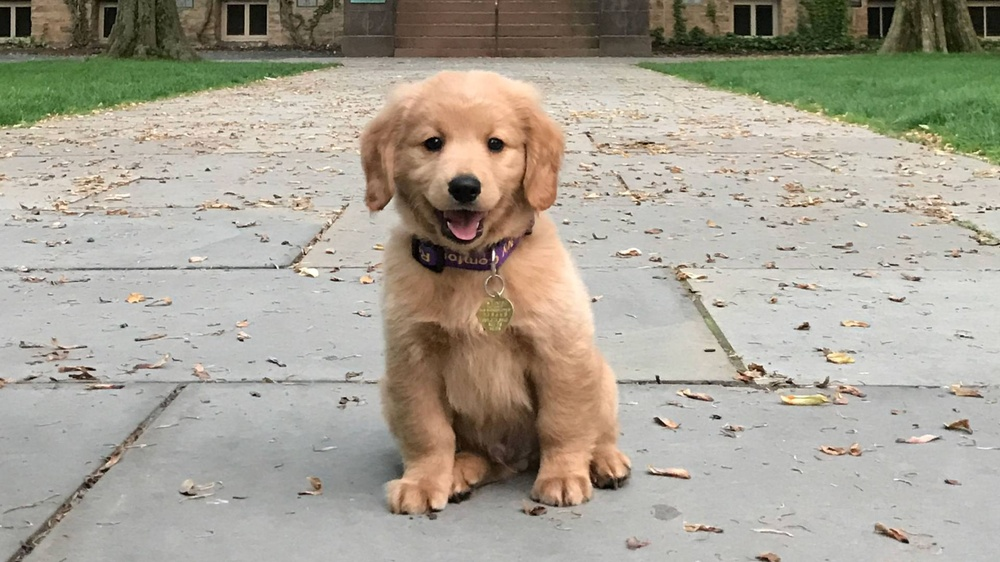
#> input picture images/KOA_Nassau_2697x1517.jpg, 1000 x 562 px, shrunk from 1920 x 1080 before the run
$ jupyter execute Lab3.ipynb   (older library calls are emulated)
#> lines starting #> are read from the running program, lines starting #| are printed output that depends on the picture; after the words box and inside, x2 and y2 are one past the last pixel; in counts of white or black regions, pixels touching at a corner belong together
[cell 1]
import cv2
import numpy as np
import matplotlib.pyplot as plt
from skimage.filters import gabor
from skimage.feature import local_binary_pattern
from sklearn.cluster import KMeans

[cell 2]
def display_image(image, title="Image"):
    plt.figure(figsize=(6, 6))
    plt.imshow(image, cmap='gray')
    plt.title(title)
    plt.axis("off")
    plt.show()

def sobel_edges(image):
    gray = cv2.cvtColor(image, cv2.COLOR_BGR2GRAY)
    sobel_x = cv2.Sobel(gray, cv2.CV_64F, 1, 0, ksize=3)
    sobel_y = cv2.Sobel(gray, cv2.CV_64F, 0, 1, ksize=3)
    sobel_combined = cv2.magnitude(sobel_x, sobel_y)  # Combine both edges
    return sobel_x, sobel_y, sobel_combined

def canny_edges(image, threshold1=100, threshold2=200):
    gray = cv2.cvtColor(image, cv2.COLOR_BGR2GRAY)
    edges = cv2.Canny(gray, threshold1, threshold2)
    return edges

def laplacian_filter(image):
    gray = cv2.cvtColor(image, cv2.COLOR_BGR2GRAY)
    laplacian = cv2.Laplacian(gray, cv2.CV_64F)
    return laplacian

def harris_corner_detector(image):
    gray = cv2.cvtColor(image, cv2.COLOR_BGR2GRAY)
    gray = np.float32(gray)
    corners = cv2.cornerHarris(gray, blockSize=2, ksize=3, k=0.04)
    image_with_corners = image.copy()
    image_with_corners[corners > 0.01 * corners.max()] = [0, 0, 255]  # Mark corners in red
    return image_with_corners

def sift_feature_extraction(image):
    gray = cv2.cvtColor(image, cv2.COLOR_BGR2GRAY)
    sift = cv2.SIFT_create()
    keypoints, descriptors = sift.detectAndCompute(gray, None)
    image_with_keypoints = cv2.drawKeypoints(image, keypoints, None)
    return image_with_keypoints, keypoints, descriptors

def gabor_texture_extraction(image):
    gray = cv2.cvtColor(image, cv2.COLOR_BGR2GRAY)
    frequency = 0.6
    theta = 0  # 0 degree angle
    gabor_filtered, _ = gabor(gray, frequency=frequency, theta=theta)
    return gabor_filtered

def lbp_feature_extraction(image):
    gray = cv2.cvtColor(image, cv2.COLOR_BGR2GRAY)
    lbp = local_binary_pattern(gray, P=8, R=1, method="uniform")
    return lbp

def extract_features_for_classification(image):
    _, _, sobel_features = sobel_edges(image)
    canny_features = canny_edges(image)
    laplacian_features = laplacian_filter(image)
    lbp_features = lbp_feature_extraction(image)
    feature_vector = np.stack([
        sobel_features, canny_features, laplacian_features, lbp_features
    ], axis=-1)  # Shape: (height, width, 4)
    reshaped_features = feature_vector.reshape(-1, 4)
    kmeans = KMeans(n_clusters=3, random_state=42)
    kmeans.fit(reshaped_features)
    clustered_features = kmeans.labels_.reshape(image.shape[:2])
    return clustered_features

[cell 3]
image = cv2.imread("../images/KOA_Nassau_2697x1517.jpg")
#> image is the input picture: shape (562, 1000, 3); mean B, G, R 148.8, 162.3, 168.1

# Sobel Edge Detection
sobel_x, sobel_y, sobel_combined = sobel_edges(image)
#> in sobel_edges, `gray = cv2.cvtColor(image, cv2.COLOR_BGR2GRAY)`:
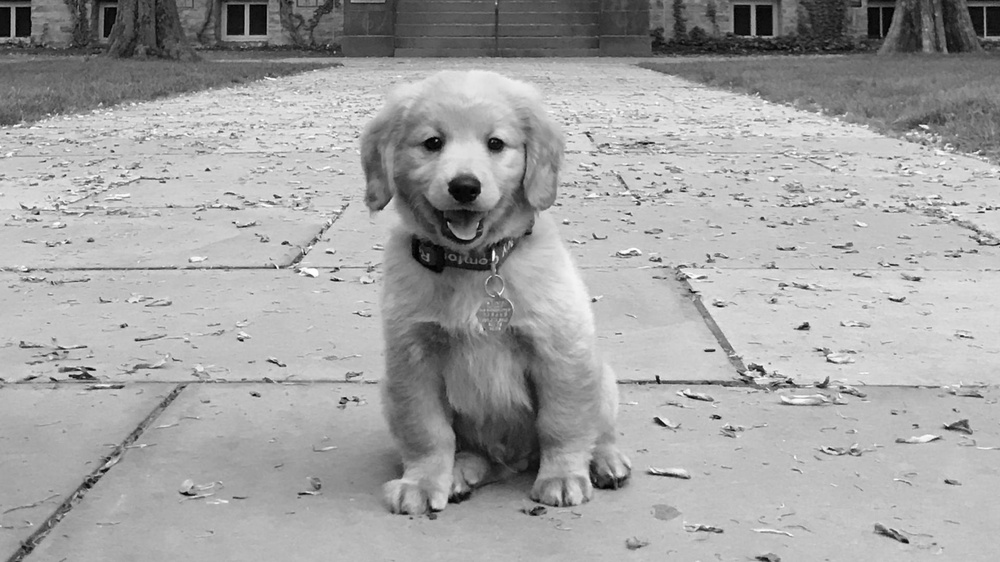
#> gray: shape (562, 1000); min 0, max 255, mean 162.5
display_image(sobel_x, "Sobel X Edges")
display_image(sobel_y, "Sobel Y Edges")
display_image(sobel_combined, "Combined Sobel Edges")

# Canny Edge Detection
canny_result = canny_edges(image)
#> in canny_edges, `edges = cv2.Canny(gray, threshold1, threshold2)`:
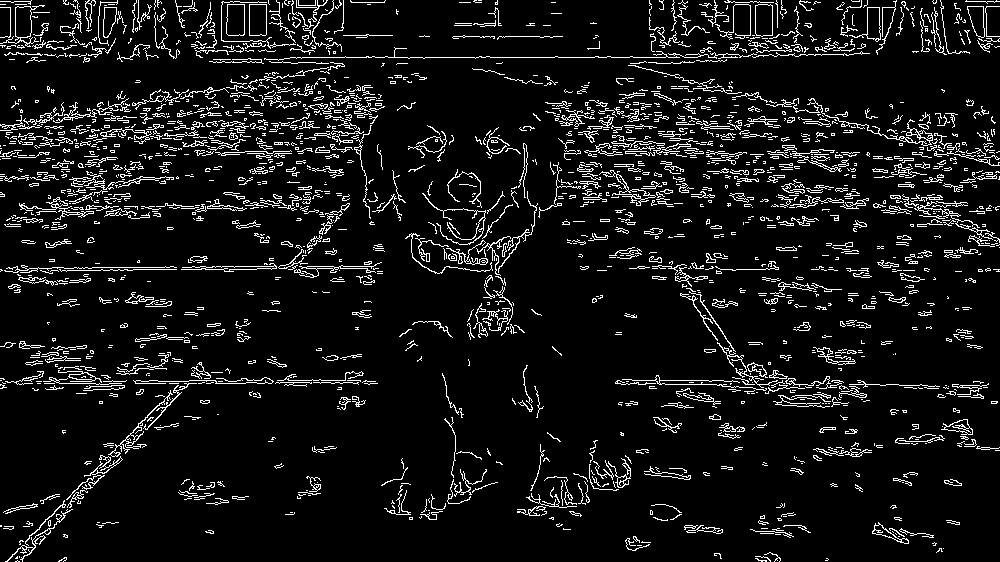
#> edges: shape (562, 1000); 8.2% white in thin lines or dots
display_image(canny_result, "Canny Edges")

# Laplacian Filter
laplacian_result = laplacian_filter(image)
#> in laplacian_filter, `laplacian = cv2.Laplacian(gray, cv2.CV_64F)`:
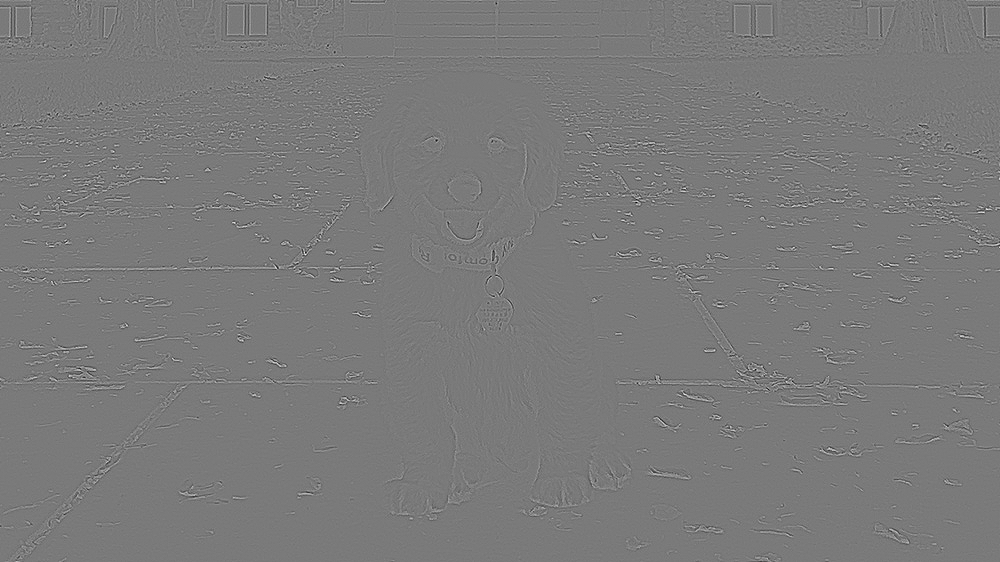
#> laplacian: shape (562, 1000) float64; min -314, max 340, mean 0; drawn with min black and max white
display_image(laplacian_result, "Laplacian Edges")

# Harris Corner Detection
harris_result = harris_corner_detector(image)
#> in harris_corner_detector, `image_with_corners[corners > 0.01 * corners.max()] = [0, 0, 255]`:
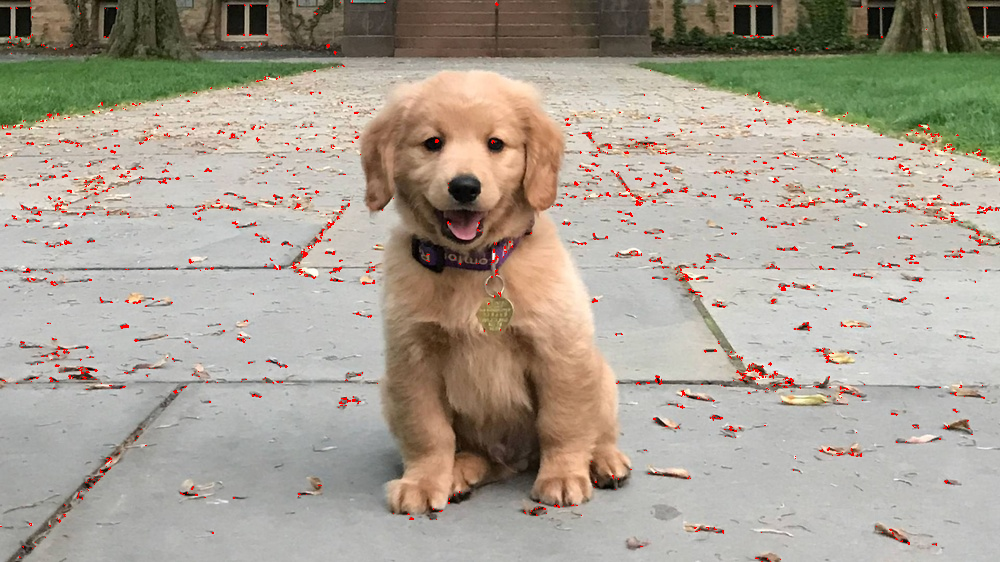
#> image_with_corners: shape (562, 1000, 3); 1.11% of pixels changed, all inside (x1, y1, x2, y2) = (0, 0, 1000, 562)
display_image(harris_result, "Harris Corner Detection")

# SIFT Feature Extraction
sift_result, keypoints, descriptors = sift_feature_extraction(image)
#> in sift_feature_extraction, `keypoints, descriptors = sift.detectAndCompute(gray, None)`: keypoints = 2903 keypoints; strongest (x, y, size): (495, 145, 11.8), (962, 336, 1.8), (207, 170, 2.4), (493, 253, 2.5)
#> in sift_feature_extraction, `image_with_keypoints = cv2.drawKeypoints(image, keypoints, None)`:
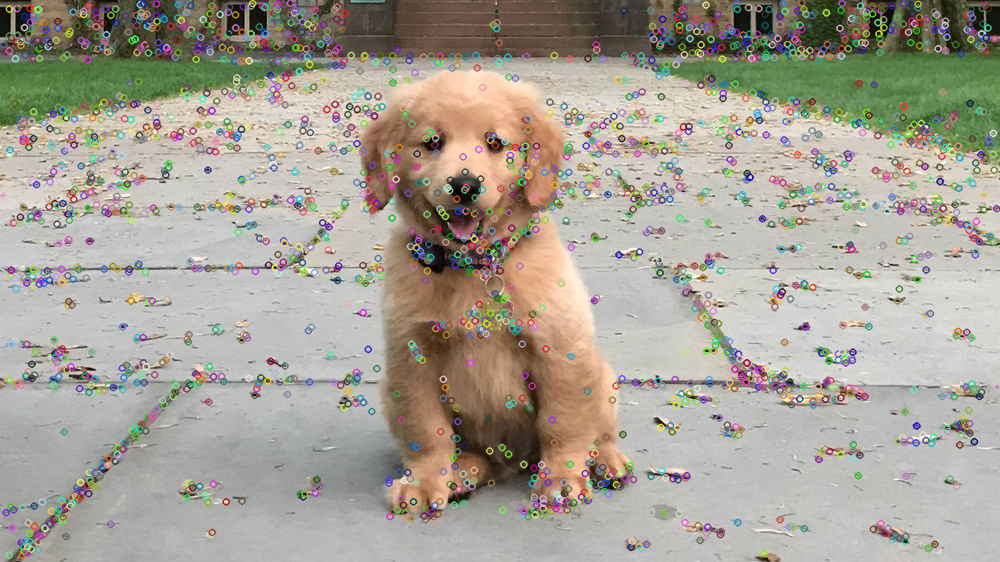
#> image_with_keypoints: shape (562, 1000, 3); mean B, G, R 149.4, 161.2, 166.1
display_image(sift_result, "SIFT Keypoints")

# Gabor Texture Extraction
gabor_result = gabor_texture_extraction(image)
display_image(gabor_result, "Gabor Texture")

# Local Binary Pattern (LBP) Texture
lbp_result = lbp_feature_extraction(image)
#> in lbp_feature_extraction, `lbp = local_binary_pattern(gray, P=8, R=1, method="uniform")`:
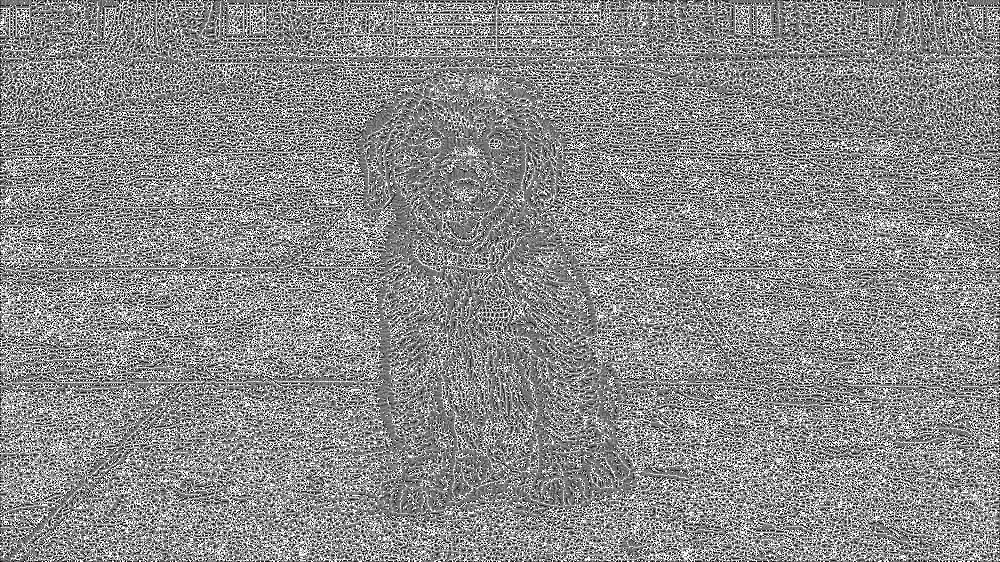
#> lbp: shape (562, 1000) float64; min 0, max 9, mean 4.92; drawn with min black and max white
display_image(lbp_result, "LBP Texture")

# Feature Extraction for Classification
features = extract_features_for_classification(image)
#> in extract_features_for_classification, `feature_vector = np.stack([ sobel_features, canny_features, laplacian_..`:
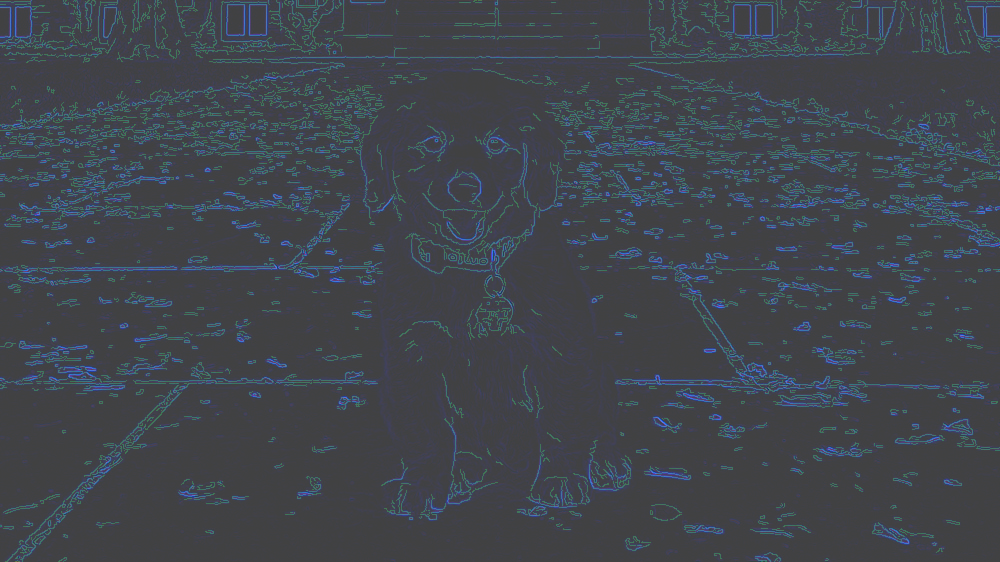
#> feature_vector: shape (562, 1000, 4) float64; mean of channels 0, 1, 2, 3 56.6, 20.9, 0, 4.9; drawn with min black and max white
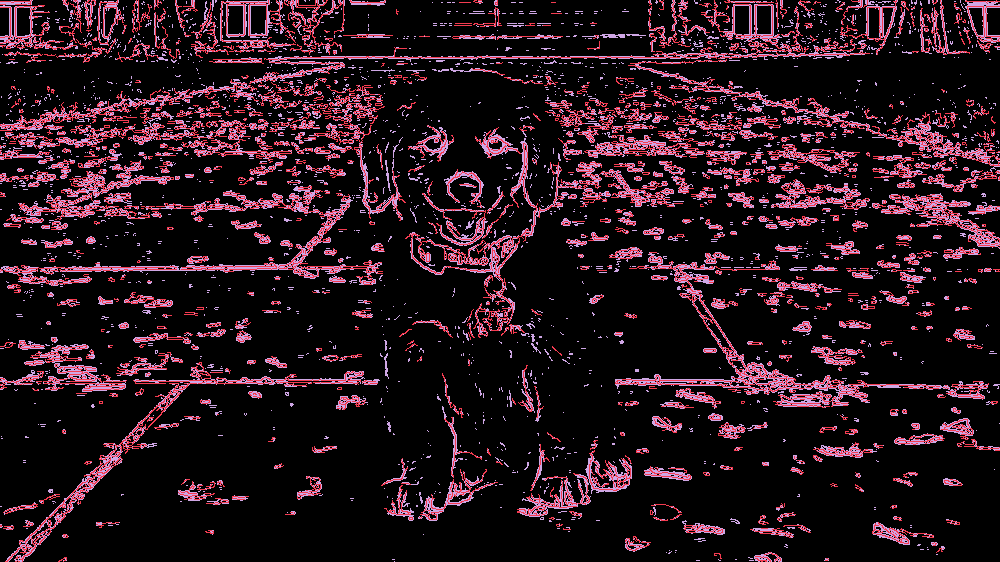
#> features: shape (562, 1000) int32; 3 distinct labels, from 0 to 2; one colour per label, 0 black
display_image(features, "Feature Extraction for Classification")

$ run again, with images/Pasted image.png saved as images/KOA_Nassau_2697x1517.jpg
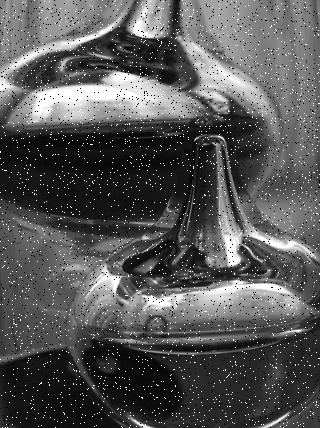
#> input picture images/Pasted image.png, 320 x 428 px
#> image is the input picture: shape (428, 320, 3); min 0, max 255, mean 86.8
#> edges: shape (428, 320); 24.3% white in thin lines or dots
#> in harris_corner_detector, `image_with_corners[corners > 0.01 * corners.max()] = [0, 0, 255]`:
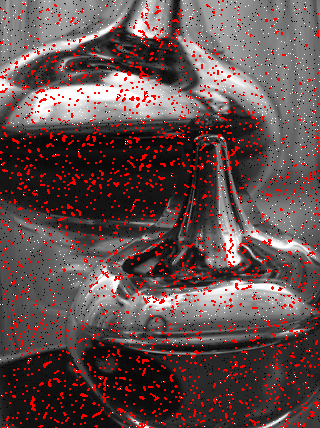
#> image_with_corners: shape (428, 320, 3); 8.57% of pixels changed, all inside (x1, y1, x2, y2) = (0, 0, 320, 428)
#> in sift_feature_extraction, `keypoints, descriptors = sift.detectAndCompute(gray, None)`: keypoints = 793 keypoints; strongest (x, y, size): (298, 331, 2.5), (129, 95, 34.8), (247, 248, 1.8), (280, 419, 2.5)
#> `features = extract_features_for_classification(image)`:
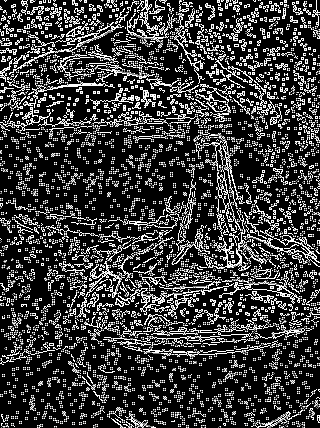
#> features: shape (428, 320) int32; min 0, max 2, mean 0.473; drawn with min black and max white
